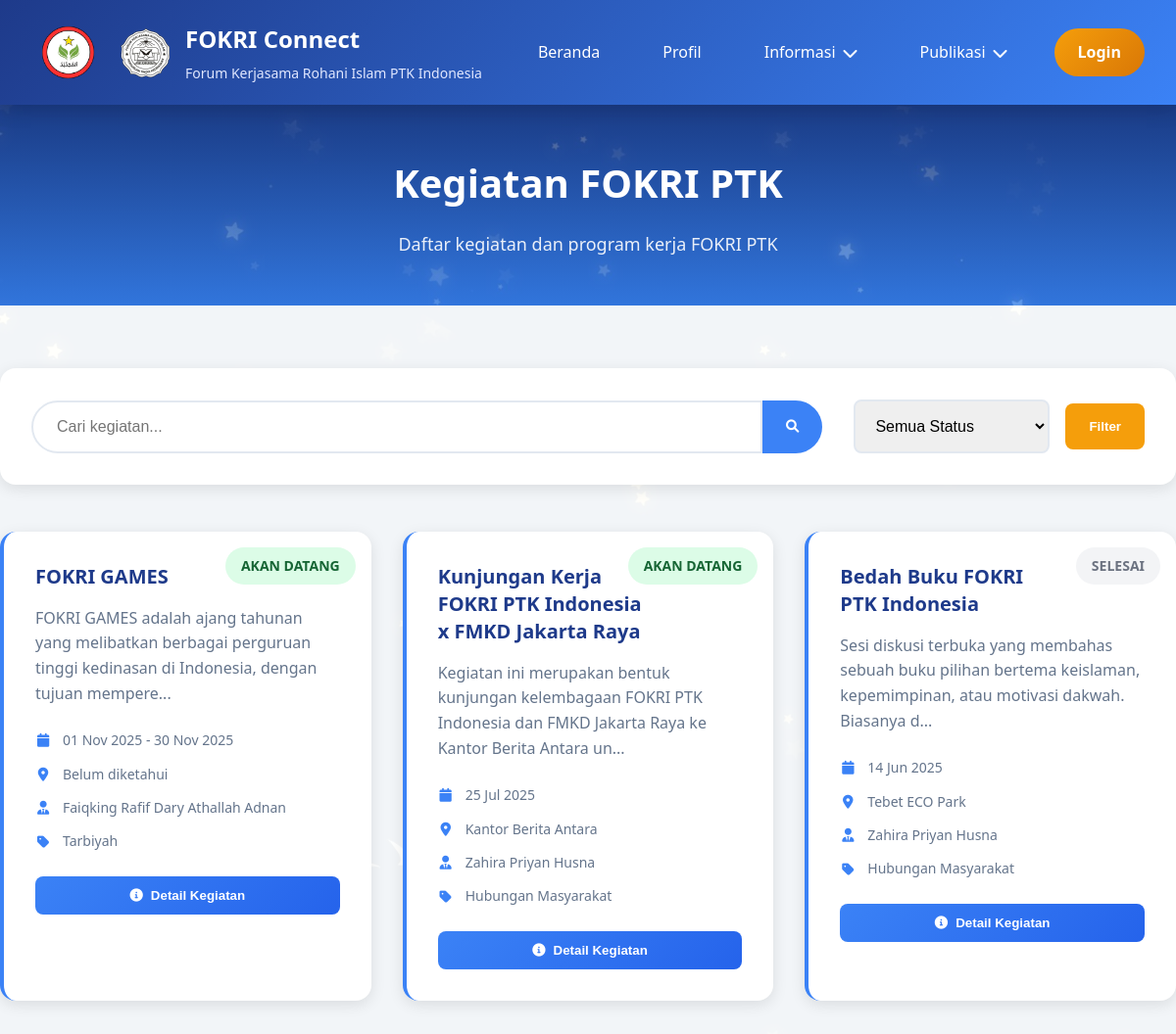
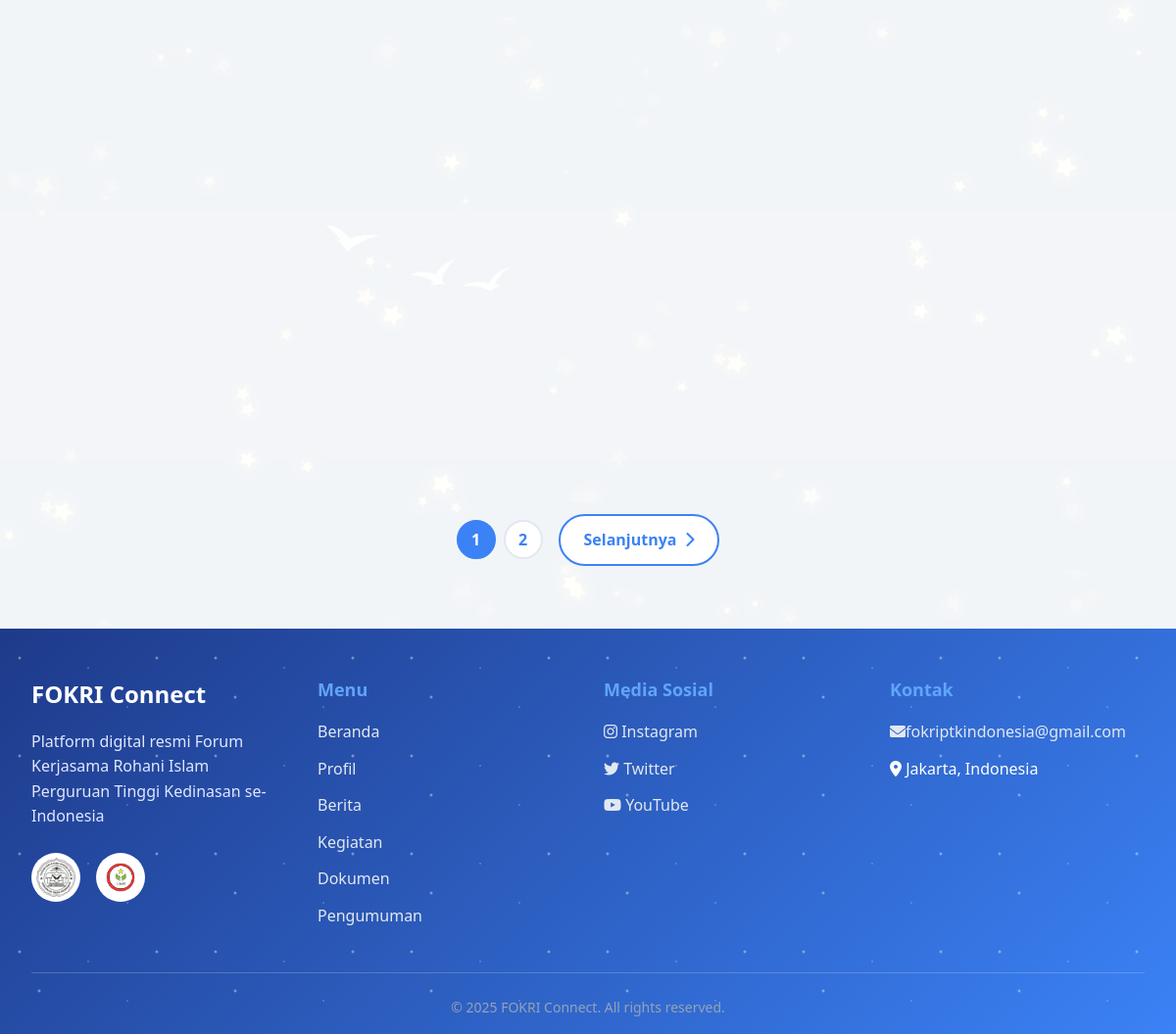
/php/kegiatan.php, run on the app's committed database (2 pictures, top to bottom).
### tables this page shows
CREATE TABLE `kegiatan` (
  `id` int NOT NULL,
  `judul` varchar(255) NOT NULL,
  `deskripsi` text NOT NULL,
  `tanggal_mulai` date DEFAULT NULL,
  `tanggal_selesai` date DEFAULT NULL,
  `lokasi` varchar(255) DEFAULT NULL,
  `penanggung_jawab` varchar(10) DEFAULT NULL,
  `bidang` varchar(255) DEFAULT NULL,
  `status` enum('upcoming','finished') DEFAULT 'upcoming',
  `created_at` timestamp NOT NULL DEFAULT CURRENT_TIMESTAMP
);

CREATE TABLE `pengurus` (
  `id` varchar(10) NOT NULL,
  `nama` varchar(255) NOT NULL,
  `username` varchar(100) NOT NULL,
  `password` varchar(255) NOT NULL,
  `kategori` enum('Majelis Syuro','Senat') NOT NULL,
  `bidang` varchar(255) DEFAULT NULL,
  `jabatan` varchar(255) DEFAULT NULL,
  `asal_ptk` varchar(255) DEFAULT NULL,
  `jenis_kelamin` enum('Laki-laki','Perempuan') NOT NULL,
  `created_at` timestamp NOT NULL DEFAULT CURRENT_TIMESTAMP,
  `sub_bidang` varchar(50) DEFAULT NULL
);

### php/kegiatan.php (the view, shortened to what this page needs)
<?php
include 'header.php';
include '../config/database.php';
$page = isset($_GET['page']) ? (int)$_GET['page'] : 1;
$limit = 6;
$offset = ($page - 1) * $limit;
$search = isset($_GET['search']) ? $_GET['search'] : '';
$status = isset($_GET['status']) ? $_GET['status'] : '';
$searchCondition = '';
$params = [];
$countSql = "SELECT COUNT(*) FROM kegiatan WHERE 1=1 $searchCondition";
$countStmt = $pdo->prepare($countSql);
$countStmt->execute($params);
$totalRecords = $countStmt->fetchColumn();
$totalPages = ceil($totalRecords / $limit);
$sql = "SELECT kegiatan.*, pengurus.nama
        FROM kegiatan
        LEFT JOIN pengurus ON kegiatan.penanggung_jawab = pengurus.id
        WHERE 1=1 $searchCondition
        ORDER BY kegiatan.tanggal_mulai DESC
        LIMIT :limit OFFSET :offset";
$stmt = $pdo->prepare($sql);
$stmt->bindValue(':limit', $limit, PDO::PARAM_INT);
$stmt->bindValue(':offset', $offset, PDO::PARAM_INT);
$stmt->execute();
$kegiatan = $stmt->fetchAll(PDO::FETCH_ASSOC);
?>
<link rel="stylesheet" href="../css/kegiatan.css">
<main class="main-content">
    <section class="page-header">
        <div class="container">
            <h1>Kegiatan FOKRI PTK</h1>
            <p>Daftar kegiatan dan program kerja FOKRI PTK</p>
        </div>
    </section>
    <section class="kegiatan-section">
        <div class="container">
            <div class="filter-section">
                <form action="kegiatan.php" method="GET" class="filter-form search-form">
                    <div class="search-group">
                        <div class="search-input-group">
                            <input type="text" name="search" id="searchInput" placeholder="Cari kegiatan..." value="<?php echo htmlspecialchars($search); ?>" class="search-input">
                            <button type="submit" class="search-btn">
                                <i class="fas fa-search"></i>
                            </button>
                        </div>
                    </div>
                    <div class="filter-group">
                        <select name="status" class="filter-select">
                            <option value="">Semua Status</option>
                        </select>
                        <button type="submit" class="filter-btn">Filter</button>
                    </div>
                </form>
            </div>
            <?php if (empty($kegiatan)): ?>
                <div class="no-results">
                    <div class="no-results-icon">
                        <i class="fas fa-calendar-alt"></i>
                    </div>
                    <h3>Tidak ada kegiatan ditemukan</h3>
                    <p><?php echo !empty($search) || !empty($status) ? 'Coba ubah kriteria pencarian Anda.' : 'Belum ada kegiatan yang dijadwalkan.'; ?></p>
                </div>
            <?php else: ?>
                <div class="kegiatan-grid">
                    <?php foreach ($kegiatan as $item): ?>
                        <div class="kegiatan-card">
                            <div class="kegiatan-status <?php echo $item['status']; ?>">
                                <?php echo $item['status'] === 'upcoming' ? 'Akan Datang' : 'Selesai'; ?>
                            </div>
                            <div class="kegiatan-content">
                                <h3><?php echo htmlspecialchars($item['judul']); ?></h3>
                                <p class="kegiatan-description"><?php echo htmlspecialchars(substr($item['deskripsi'], 0, 120)) . '...'; ?></p>
                                <div class="kegiatan-details">
                                    <div class="detail-item">
                                        <i class="fas fa-calendar"></i>
                                        <span>
                                            <?php
                                            $tanggal_mulai = date('d M Y', strtotime($item['tanggal_mulai']));
                                            $tanggal_selesai = $item['tanggal_selesai'] ? date('d M Y', strtotime($item['tanggal_selesai'])) : null;
                                            if ($tanggal_selesai && $tanggal_selesai !== $tanggal_mulai) {
                                                echo $tanggal_mulai . ' - ' . $tanggal_selesai;
                                            } else {
                                                echo $tanggal_mulai;
                                            }
                                            ?>
                                        </span>
                                    </div>
                                    <?php if ($item['lokasi']): ?>
                                        <div class="detail-item">
                                            <i class="fas fa-map-marker-alt"></i>
                                            <span><?php echo htmlspecialchars($item['lokasi']); ?></span>
                                        </div>
                                    <?php endif; ?>
                                    <?php if (!empty($item['nama'])): ?>
                                            <div class="detail-item">
                                                <i class="fas fa-user-tie"></i>
                                                <span><?php echo htmlspecialchars($item['nama']); ?></span>
                                            </div>
                                        <?php endif; ?>
                                    <?php if ($item['bidang']): ?>
                                        <div class="detail-item">
                                            <i class="fas fa-tag"></i>
                                            <span><?php echo htmlspecialchars($item['bidang']); ?></span>
                                        </div>
                                    <?php endif; ?>
                                </div>
                                <button class="detail-btn" onclick="openKegiatanModal(<?php echo htmlspecialchars(json_encode($item)); ?>)">
                                    <i class="fas fa-info-circle"></i>
                                    Detail Kegiatan
                                </button>
                            </div>
                        </div>
                    <?php endforeach; ?>
                </div>
                <?php if ($totalPages > 1): ?>
                    <div class="pagination">
                        <div class="pagination-numbers">
                            <?php for ($i = 1; $i <= $totalPages; $i++): ?>
                                <a href="?page=<?php echo $i; ?><?php echo !empty($search) ? '&search=' . urlencode($search) : ''; ?><?php echo !empty($status) ? '&status=' . urlencode($status) : ''; ?>"
                                   class="pagination-number <?php echo $i == $page ? 'active' : ''; ?>">
                                    <?php echo $i; ?>
                                </a>
                            <?php endfor; ?>
                        </div>
                        <?php if ($page < $totalPages): ?>
                            <a href="?page=<?php echo $page + 1; ?><?php echo !empty($search) ? '&search=' . urlencode($search) : ''; ?><?php echo !empty($status) ? '&status=' . urlencode($status) : ''; ?>" class="pagination-btn">
                                Selanjutnya
                                <i class="fas fa-chevron-right"></i>
                            </a>
                        <?php endif; ?>
                    </div>
                <?php endif; ?>
            <?php endif; ?>
        </div>
    </section>
</main>
<?php include 'footer.php'; ?>

### php/header.php (shortened to what this page needs)
<!DOCTYPE html>
<html lang="id">
<head>
    <link rel="stylesheet" href="../css/header.css">
    <link rel="stylesheet" href="https://cdnjs.cloudflare.com/ajax/libs/font-awesome/6.0.0/css/all.min.css">
</head>
<body>
    <header class="main-header">
        <div class="header-container">
            <div class="logo-section">
                <img src="../aset/logo-majelis.png" alt="Logo Majelis" class="logoMajelis">
                <img src="../aset/logo-fokri.png" alt="Logo FOKRI" class="logoFokri">
                <div class="site-title">
                    <h1>FOKRI Connect</h1>
                    <p>Forum Kerjasama Rohani Islam PTK Indonesia</p>
                </div>
            </div>
            <nav class="main-nav">
                <ul class="nav-list">
                    <li><a href="beranda.php" class="nav-link">Beranda</a></li>
                    <li><a href="profil.php" class="nav-link">Profil</a></li>
                    <li class="dropdown">
                        <a href="#" class="nav-link dropdown-toggle">
                            Informasi <i class="fas fa-chevron-down"></i>
                        </a>
                    </li>
                    <li class="dropdown">
                        <a href="#" class="nav-link dropdown-toggle">
                            Publikasi <i class="fas fa-chevron-down"></i>
                        </a>
                    </li>
                    <li><a href="login.php" class="nav-link login-btn">Login</a></li>
                </ul>
            </nav>
        </div>
    </header>

### php/footer.php (shortened to what this page needs)
<footer class="main-footer">
        <div class="footer-container">
            <div class="footer-content">
                <div class="footer-section">
                    <h3>FOKRI Connect</h3>
                    <p>Platform digital resmi Forum Kerjasama Rohani Islam Perguruan Tinggi Kedinasan se-Indonesia</p>
                    <div class="footer-logos">
                        <img src="../aset/logo-fokri.png" alt="Logo FOKRI" class="footer-logo">
                        <img src="../aset/logo-majelis.png" alt="Logo Majelis" class="footer-logo">
                    </div>
                </div>
                <div class="footer-section">
                    <h4>Menu</h4>
                    <ul>
                        <li><a href="beranda.php">Beranda</a></li>
                        <li><a href="profil.php">Profil</a></li>
                        <li><a href="berita.php">Berita</a></li>
                        <li><a href="kegiatan.php">Kegiatan</a></li>
                        <li><a href="dokumen.php">Dokumen</a></li>
                        <li><a href="pengumuman.php">Pengumuman</a></li>
                    </ul>
                </div>
                <div class="footer-section">
                    <h4>Media Sosial</h4>
                    <ul>
                        <li><a href="https://www.instagram.com/fokriptkindonesia?igsh=bjdnMnNoOGh4aW51" target="_blank"><i class="fab fa-instagram"></i> Instagram</a></li>
                        <li><a href="https://x.com/fokriptkID?t=v1AdyswykyGDCKDY9KswaA&s=08" target="_blank"><i class="fab fa-twitter"></i> Twitter</a></li>
                        <li><a href="https://youtube.com/@fokriptkindonesia8340?si=Uywr5xmkYUEjMvOz" target="_blank"><i class="fab fa-youtube"></i> YouTube</a></li>
                    </ul>
                </div>
                <div class="footer-section">
                    <h4>Kontak</h4>
                    <ul>
                        <li><a href="mailto:fokriptkindonesia@gmail.com"><i class="fas fa-envelope"></i>fokriptkindonesia@gmail.com</a></li>
                        <li><i class="fas fa-map-marker-alt"></i> Jakarta, Indonesia</li>
                    </ul>
                </div>
            </div>
            <div class="footer-bottom">
                <div class="footer-bottom-content">
                    <p>&copy; 2025 FOKRI Connect. All rights reserved.</p>
                </div>
            </div>
        </div>
    </footer>
    <link rel="stylesheet" href="../css/footer.css">
</body>
</html>

### css/header.css (style rules this page uses)
* { margin: 0; padding: 0; box-sizing: border-box; }
body { font-family: "Segoe UI", Tahoma, Geneva, Verdana, sans-serif; background-image: url("../aset/fixBG.jpg"); background-size: cover; background-position: center; background-attachment: fixed; min-height: 100vh; line-height: 1.6; }
.main-header { background: linear-gradient(135deg, #1e3a8a 0%, #3b82f6 100%); box-shadow: 0 4px 20px rgba(0, 0, 0, 0.15); position: sticky; top: 0; z-index: 1000; transition: all 0.3s ease; }
.header-container { max-width: 1200px; margin: 0 auto; display: flex; justify-content: space-between; align-items: center; padding: 1rem 2rem; }
.logo-section { display: flex; align-items: center; gap: 1rem; }
.logoMajelis { height: 75px; width: auto; transition: transform 0.3s ease; }
.logoFokri { height: 50px; width: auto; transition: transform 0.3s ease; }
.site-title h1 { color: white; font-size: 1.5rem; font-weight: bold; margin-bottom: 0.25rem; }
.site-title p { color: #e0e7ff; font-size: 0.875rem; }
.main-nav { display: flex; align-items: center; }
.nav-list { display: flex; list-style: none; gap: 2rem; align-items: center; }
.nav-link { color: white; text-decoration: none; font-weight: 500; padding: 0.75rem 1rem; border-radius: 0.5rem; transition: all 0.3s ease; display: flex; align-items: center; gap: 0.5rem; }
.dropdown { position: relative; }
.login-btn { background: linear-gradient(135deg, #f59e0b 0%, #d97706 100%) !important; color: white !important; padding: 0.75rem 1.5rem !important; border-radius: 2rem !important; font-weight: 600; border: none; }

### css/footer.css (style rules this page uses)
.main-footer { background: linear-gradient(135deg, #1e3a8a 0%, #3b82f6 100%); color: white; margin-top: auto; position: relative; overflow: hidden; }
.main-footer::before { content: ""; position: absolute; top: 0; left: 0; right: 0; bottom: 0; background-image: radial-gradient(2px 2px at 20px 30px, #fff, transparent), radial-gradient(2px 2px at 40px 70px, #fff, transparent), radial-gradient(1px 1px at 90px 40px, #fff, transparent), radial-gradient(1px 1px at 130px 80px, #fff, transparent), radial-gradient(2px 2px at 160px 30px, #fff, transparent); background-repeat: repeat; background-size: 200px 100px; opacity: 0.6; animation: twinkle 3s ease-in-out infinite alternate; }
.footer-container { max-width: 1200px; margin: 0 auto; padding: 3rem 2rem 1rem; position: relative; z-index: 1; }
.footer-content { display: grid; grid-template-columns: repeat(auto-fit, minmax(250px, 1fr)); gap: 2rem; margin-bottom: 2rem; }
.footer-section h3 { color: #ffffff; font-size: 1.5rem; margin-bottom: 1rem; font-weight: bold; }
.footer-section h4 { color: #60a5fa; font-size: 1.125rem; margin-bottom: 1rem; font-weight: 600; }
.footer-section p { color: #e0e7ff; line-height: 1.6; margin-bottom: 1.5rem; }
.footer-logos { display: flex; gap: 1rem; margin-top: 1rem; }
.footer-logo { height: 50px; width: auto; background: white; border-radius: 50%; padding: 5px; }
.footer-section ul { list-style: none; padding: 0; }
.footer-section ul li { margin-bottom: 0.75rem; }
.footer-section ul li a { color: #e2e8f0; text-decoration: none; transition: color 0.3s ease; }
.footer-bottom { border-top: 1px solid rgba(255, 255, 255, 0.2); padding-top: 1.5rem; text-align: center; }
.footer-bottom p { color: #94a3b8; font-size: 0.875rem; margin: 0; }

### data on the page
kegiatan: status "AKAN DATANG", judul "FOKRI GAMES", deskripsi "FOKRI GAMES adalah ajang tahunan yang melibatkan berbagai perguruan tinggi kedinasan di Indonesia, dengan tujuan mempere", tanggal_mulai "01 Nov 2025", tanggal_selesai "30 Nov 2025", lokasi "Belum diketahui", penanggung_jawab.nama "Faiqking Rafif Dary Athallah Adnan", bidang "Tarbiyah"
kegiatan: status "AKAN DATANG", judul "Kunjungan Kerja FOKRI PTK Indonesia x FMKD Jakarta Raya", deskripsi "Kegiatan ini merupakan bentuk kunjungan kelembagaan FOKRI PTK Indonesia dan FMKD Jakarta Raya ke Kantor Berita Antara un", tanggal_mulai "25 Jul 2025", lokasi "Kantor Berita Antara", penanggung_jawab.nama "Zahira Priyan Husna", bidang "Hubungan Masyarakat"
kegiatan: status "SELESAI", judul "Bedah Buku FOKRI PTK Indonesia", deskripsi "Sesi diskusi terbuka yang membahas sebuah buku pilihan bertema keislaman, kepemimpinan, atau motivasi dakwah. Biasanya d", tanggal_mulai "14 Jun 2025", lokasi "Tebet ECO Park", penanggung_jawab.nama "Zahira Priyan Husna", bidang "Hubungan Masyarakat"
